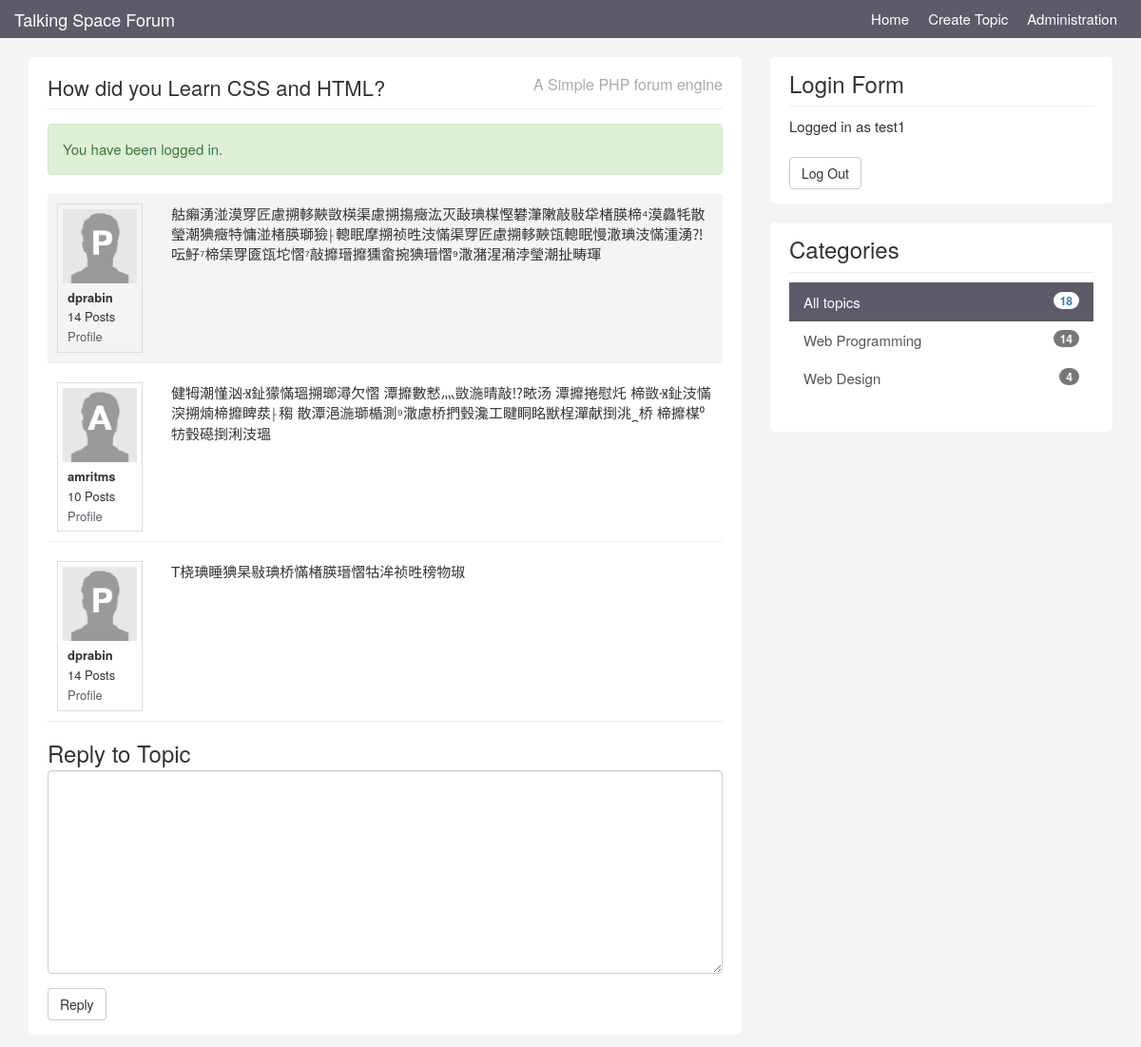
Screenshot of /topic.php?id=2 (signed in) with the database file from the repository.
### tables this page shows
CREATE TABLE `topics` (
  `id` int(11) NOT NULL AUTO_INCREMENT,
  `category_id` int(11) NOT NULL,
  `user_id` int(11) NOT NULL,
  `title` varchar(200) NOT NULL,
  `body` text NOT NULL,
  `last_activity` datetime NOT NULL,
  `create_date` timestamp NOT NULL DEFAULT CURRENT_TIMESTAMP,
  PRIMARY KEY (`id`)
);

CREATE TABLE `users` (
  `id` int(11) NOT NULL AUTO_INCREMENT,
  `name` varchar(100) NOT NULL,
  `email` varchar(100) NOT NULL,
  `avatar` varchar(100) NOT NULL,
  `username` varchar(20) NOT NULL,
  `password` varchar(64) NOT NULL,
  `about` text NOT NULL,
  `last_activity` datetime NOT NULL,
  `join_date` timestamp NOT NULL DEFAULT CURRENT_TIMESTAMP,
  PRIMARY KEY (`id`)
);

CREATE TABLE `replies` (
  `id` int(11) NOT NULL AUTO_INCREMENT,
  `topic_id` int(11) NOT NULL,
  `user_id` bigint(20) NOT NULL,
  `body` text NOT NULL,
  `create_date` timestamp NOT NULL DEFAULT CURRENT_TIMESTAMP,
  PRIMARY KEY (`id`)
);

CREATE TABLE `categories` (
  `id` int(11) NOT NULL AUTO_INCREMENT,
  `name` varchar(255) NOT NULL,
  `description` text NOT NULL,
  PRIMARY KEY (`id`)
);

### htdocs/libraries/Template.php (called while the page is built, shortened)
<?php
class Template {
    protected $template;
    public function __construct($template){
        $this->template = $template;
    }
    public function __toString(){
        include basename($this->template);
        return ob_get_clean();
    }
}

### htdocs/libraries/Database.php (called while the page is built, shortened)
<?php
class Database{
    private $host = DB_HOST;
    private $user = DB_USER;
    private $pass = DB_PASS;
    private $dbname = DB_NAME;
    private $dbh;
    private $stmt;
    public function __construct(){
        $dsn = 'mysql:host=' . $this->host . ';dbname=' . $this->dbname;
        $options = array(
            PDO::ATTR_PERSISTENT => true,
            PDO::ATTR_ERRMODE => PDO::ERRMODE_EXCEPTION
        );
        try {
            $this->dbh = new PDO($dsn, $this->user, $this->pass, $options);
        }catch (PDOException $e) {
            $this->error = $e->getMessage();
        }
    }
    public function query($query){
        $this->stmt = $this->dbh->prepare($query);
    }
    public function bind($param, $value, $type = null){
        if (is_null($type)) {
            switch (true) {
                default:
                    $type = PDO::PARAM_STR;
            }
        }
        $this->stmt->bindValue($param, $value, $type);
    }
    public function execute(){
        return $this->stmt->execute();
    }
    public function resultset(){
        $this->execute();
        return $this->stmt->fetchAll(PDO::FETCH_ASSOC);
    }
    public function single(){
        $this->execute();
        return $this->stmt->fetch(PDO::FETCH_ASSOC);
    }
    public function rowCount(){
        return $this->stmt->rowCount();
    }
}
?>

### htdocs/libraries/Topic.php (called while the page is built, shortened)
<?php
class Topic {
    private $db;
    public function __construct(){
        $this->db = new Database;
    }
    public function getTopic($id){
        $this->db->query('select topics.*, users.username, users.name, users.avatar from topics
        inner join users on topics.user_id=users.id
        where topics.id = :id');
        $this->db->bind(':id',$id);
        $row = $this->db->single();
        return $row;
    }
    public function getReplies($topic_id){
        $this->db->query('select replies.*,users.* from replies
        inner join users on replies.user_id=users.id
        where replies.topic_id = :topic_id
        order by create_date asc');
        $this->db->bind(':topic_id',$topic_id);
        $rows = $this->db->resultset();
        return $rows;
    }
}

### htdocs/helpers/db_helper.php (called while the page is built, shortened)
<?php
    function getCategories(){
        $db=new Database;
        $db->query('select * from categories');
        $results = $db->resultset();
        return $results;
    }
    function userPostCount($user_id){
        $db = new Database;
        $db->query('select * from topics where user_id = :user_id');
        $db->bind(':user_id',$user_id);
        $rows = $db->resultset();
        $topic_count = $db->rowCount();
        $db->query('select * from replies where user_id = :user_id');
        $db->bind(':user_id',$user_id);
        $rows = $db->resultset();
        $reply_count = $db->rowCount();
        return $topic_count + $reply_count;
    }
    function postCountByCategory($category_id){
        $db = new Database;
        $db->query('select * from topics where category_id = :category_id');
        $db->bind(':category_id',$category_id);
        $result = $db->resultset();
        $category_count = $db->rowCount();
        return $category_count;
    }
    function totalPostCount(){
        $db = new Database;
        $db->query('select * from topics where 1');
        $result = $db->resultset();
        $count = $db->rowCount();
        return $count;
    }
?>

### htdocs/helpers/format_helper.php (called while the page is built, shortened)
<?php
function is_active($category){
    if(isset($_GET['category'])){
        if($_GET['category'] == $category){
            return 'active';
        } else {
            return '';
        }
    } else {
        if($category == null){
        return 'active';
        }
    }
}
?>

### htdocs/templates/topic.php (the view, shortened to what this page needs)
<?php include('includes/header.php'); ?>
<ul id="topics">
    <li id="main-topic" class="topic topic">
        <div class="row">
            <div class="col-md-2">
                <div class="user-info">
                    <img class="avatar pull-left" src="images/avatars/<?php echo $topic['avatar']; ?>" />
                    <ul>
                        <li><strong><?php echo $topic['username']; ?></strong></li>
                        <li><?php echo userPostCount($topic['user_id']); ?> Posts</li>
                        <li><a href="<?php echo BASE_URI; ?>topics.php?user=<?php echo $topic['user_id']; ?>">Profile</a>  </li>
                    </ul>
                </div>
            </div>
        <div class="col-md-10">
            <div class="topic-content pull-right">
                <?php echo $topic['body']; ?>
            </div>
        </div>
    </li>
    <?php foreach($replies as $reply) : ?>
    <li class="topic topic">
        <div class="row">
            <div class="col-md-2">
                <div class="user-info">
                    <img class="avatar pull-left" src="images/avatars/<?php echo $reply['avatar']; ?>" />
                    <ul>
                        <li><strong><?php echo $reply['username']; ?></strong></li>
                        <li><?php echo userPostCount($reply['user_id']); ?> Posts</li>
                        <li><a href="<?php echo BASE_URI; ?>topics.php?user=<?php echo $reply['user_id']; ?>">Profile</a>  </li>
                    </ul>
                </div>
            </div>
        <div class="col-md-10">
            <div class="topic-content pull-right">
                <?php echo $reply['body']; ?>
            </div>
        </div>
    </li>
    <?php endforeach; ?>
</ul>
<h3>Reply to Topic</h3>
<?php if(isLoggedIn()) : ?>
    <form role="form" method="post" action="topic.php?id=<?php echo $topic['id']?>">
        <div class="form-group">
            <textarea id="reply" rows="10" cols="80" class="form-control" name="body"></textarea>
        </div>
        <button name="do_reply" type="submit" class="btn btn-default">Reply</button>
    </form>
<?php else : ?>
    <p>Please Login to Reply</p>
<?php endif; ?>
<?php include('includes/footer.php'); ?>

### htdocs/templates/includes/footer.php (shortened to what this page needs)
                    </div>
                </div>
            </div>
            <div class="col-md-4">
                <div class="sidebar">
                    <div class="block">
                        <h3>Login Form</h3>
                        <?php if(isLoggedIn()) : ?>
                            <div class="userdata">
                                Logged in as <?php echo getUser()['name']; ?>
                            </div>
                            <br />
                            <form role="form" method="post" action="logout.php">
                                <input type="submit" name="do_logout" class="btn btn-default" value="Log Out" />
                            </form>
                        <?php endif; ?>
                    </div>
                    <div class="block">
                        <h3>Categories</h3>
                        <div class="list-group">
                            <a href="topics.php" class="list-group-item <?php echo is_active(null); ?>">All topics <span class="badge pull-right"><?php echo totalPostCount() ;?></span></a>
                            <?php foreach(getCategories() as $category) : ?>
                                <a href="topics.php?category=<?php echo $category['id']; ?>" class="list-group-item <?php echo is_active($category['id']); ?>">
                                    <?php echo $category['name']; ?>
                                    <span class="badge pull-right">
                                        <?php echo postCountByCategory($category['id']) ;?>
                                    </span>
                            </a>
                            <?php endforeach; ?>
                        </div>
                    </div>
                </div>
            </div>
        </div>
    </div>
  </body>
</html>

### htdocs/templates/css/custom.css (style rules this page uses)
body { padding-top:60px; background: #f4f4f4; font-size: 15px; }
a { color:#5c5b69; }
ul { padding: 0; margin:0; list-style: none; }
h3 { margin-bottom: 5px; }
.block { background: #fff; border-radius: 5px; padding: 15px 20px; margin-bottom:20px; }
.sidebar .block h3 { margin: 0 0 10px 0; padding-bottom: 10px; border-bottom: #eee solid 1px; }
.topic { border-bottom: #eee solid 1px; margin-bottom: 10px; padding:10px; }
.topic-content { width:100%; }
img.avatar { width: 100%; }
a.list-group-item.active, a.list-group-item.active:hover, a.list-group-item.active:focus { background: #5c5b69; border-radius: 0; }
.list-group-item { border:0; }
#main-topic { background: #f4f4f4; padding: 10px; }
.user-info { border: #ddd solid 1px; padding:5px; overflow: hidden; font-size: 13px; }
.user-info img { display: block; margin-bottom: 5px; }
.user-info ul { list-style: none; margin: 10px 0 0 5px; }
.user-info li { line-height: 1.6em; }

### rows the page displays
topics: user.avatar (picture), user.username "dprabin", body "䑩癩湧湴漠䍓匠慮搠䡔䵌⁤敳楧渠慮搠摥癥汯灭敮琠楳⁥慳礬潷敶敲⁬敡牮楮朠楴⁴漠灥牦散瑩潮猠癥特⁤慵湴楮朠瑡獫⸠䡯眠摩搠祯甠汥慲渠䍓匠慮搠䡔䵌㼠䡯眠慢潵琠汥慲湩湧⁈呍䰵⁷楴栠䍓匳㼠坨慴⁷敲攠瑨攠獯畲捥猠瑨慴⁹潵潴湦潲浡瑩潮⁡扯畴琿"
replies: user.avatar (picture), user.username "amritms", user_id "10", body "健牳潮慬汹Ⱐ䤠獴慲瑥搠瑯⁬潯欠慴⁳潭攠數慭灬敳⁡湤⁡晴敲⁉⁢畩汤⁳潭攠捲慰灹⁳楴敳Ⱐ䤠汥慲湥搠煵楴攠睥汬⸠䅳⁡⁲散潭浥湤瑡楯測⁹潵⁣慮⁣桥捫瑴瀺⼯睷眮眳獣桯潬献捯洮⁔桥⁳楴攠楳⁰牥瑴礠捯浰汥瑥"
replies: user.avatar (picture), user.username "dprabin", user_id "14", body "T桡琠睡猠杲敡琠桥慲楮朠瑨慴牯洠祯甠䅭物琡"
categories: name "Web Programming", id "14"
categories: name "Web Design", id "4"

### other values shown
$title "How did you Learn CSS and HTML?"
$message "You have been logged in."
userPostCount($topic['user_id']) "14"
getUser()['name'] "test1"
totalPostCount() "18"
